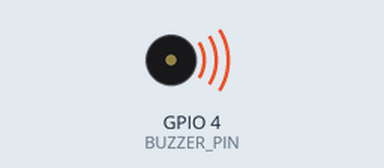
This program was run on a simulated Raspberry Pi (BCM pin numbers). Parts: buzzer (waves = sounding). At 12.0 s the program stops and its outputs stay as they are.

Above: at 0.1 s.
At 12.1 s:
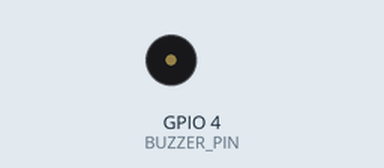
Timing chart, 0 to 13.5 s (numbered marks = the images above):
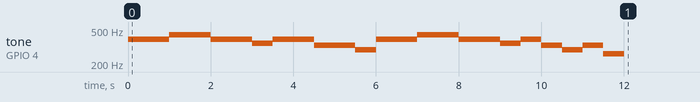

Measured:
- by itself, tone on GPIO 4 (BUZZER_PIN): plays 392 Hz for 1.0 s, 440 Hz for 1.0 s, 392 Hz for 1.0 s, 349 Hz for 0.50 s, 392 Hz for 1.0 s, 330 Hz for 1.0 s … (16 notes in this stretch)

The program:

piezo_buzzer_school.py
```python
# 도 음 출력하기
import RPi.GPIO as GPIO
import time

BUZZER_PIN = 4
GPIO.setmode(GPIO.BCM)
GPIO.setup(BUZZER_PIN,GPIO.OUT)
melody = [262, 294, 330, 349, 392, 440, 494, 523]
s = [4, 4, 5, 5, 4, 4, 3, 4]
#PWM 인스턴스 생성
#주파수 설정(4옥타프 도 음 : 262HZ)
pwm = GPIO.PWM(BUZZER_PIN,1)
pwm.start(10)

#time.sleep(2)
 #부저음이 나지 않음

#한 음계 소리 내기

try :
    for i in s :
        pwm.ChangeFrequency(melody[i])
        time.sleep(0.5)


    pwm.ChangeFrequency(melody[4])
    time.sleep(0.5)
    pwm.ChangeFrequency(melody[2])
    time.sleep(0.5)
    pwm.ChangeFrequency(melody[2])
    time.sleep(0.5)
    pwm.ChangeFrequency(melody[1])
    time.sleep(0.5)

    for i in s :
        pwm.ChangeFrequency(melody[i])
        time.sleep(0.5)

    pwm.ChangeFrequency(melody[2])
    time.sleep(0.5)
    pwm.ChangeFrequency(melody[1])
    time.sleep(0.5)
    pwm.ChangeFrequency(melody[2])
    time.sleep(0.5)
    pwm.ChangeFrequency(melody[0])
    time.sleep(0.5)


finally :
    pwm.stop()
    GPIO.cleanup()
```
